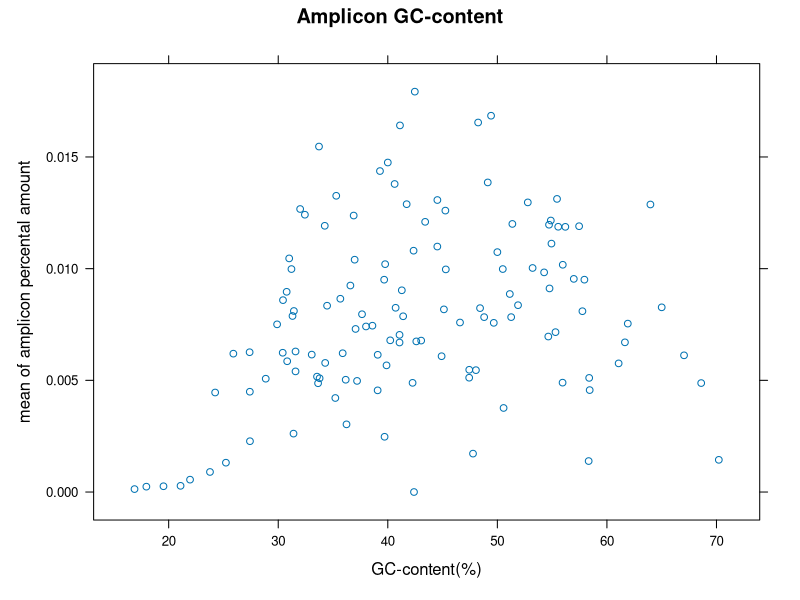
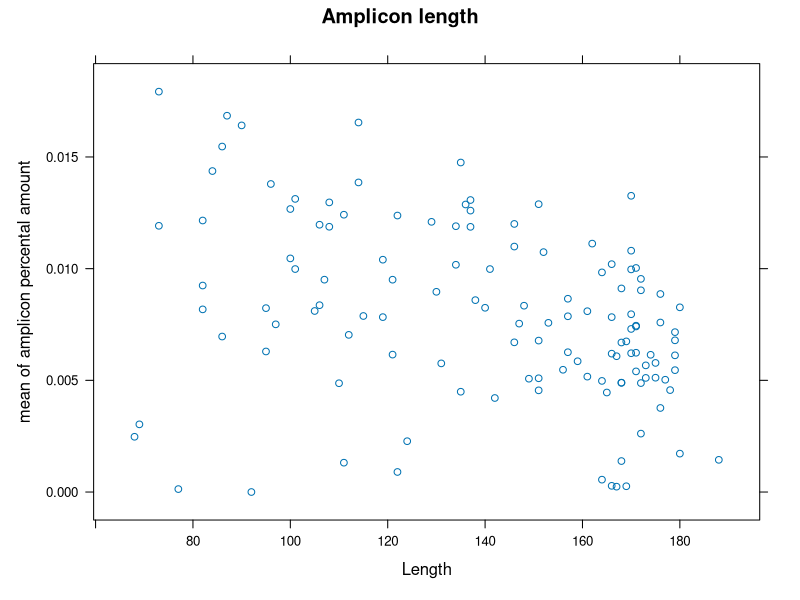
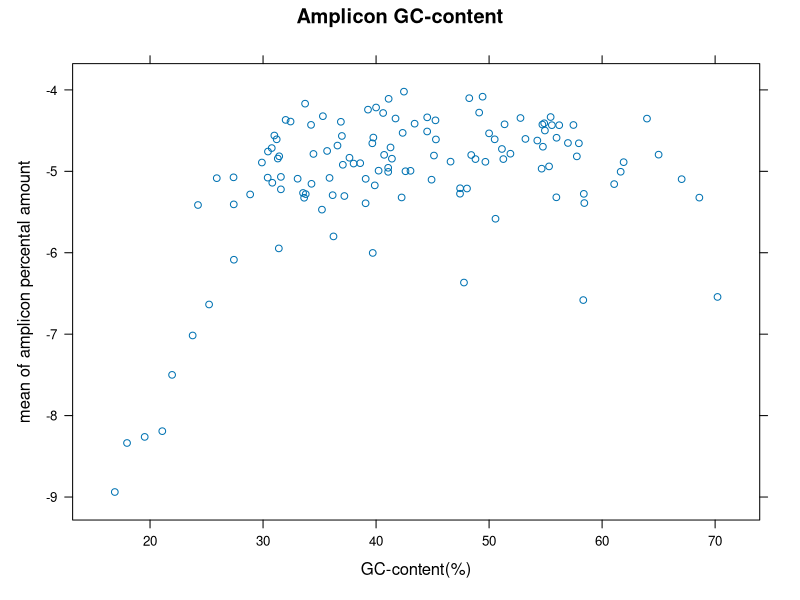
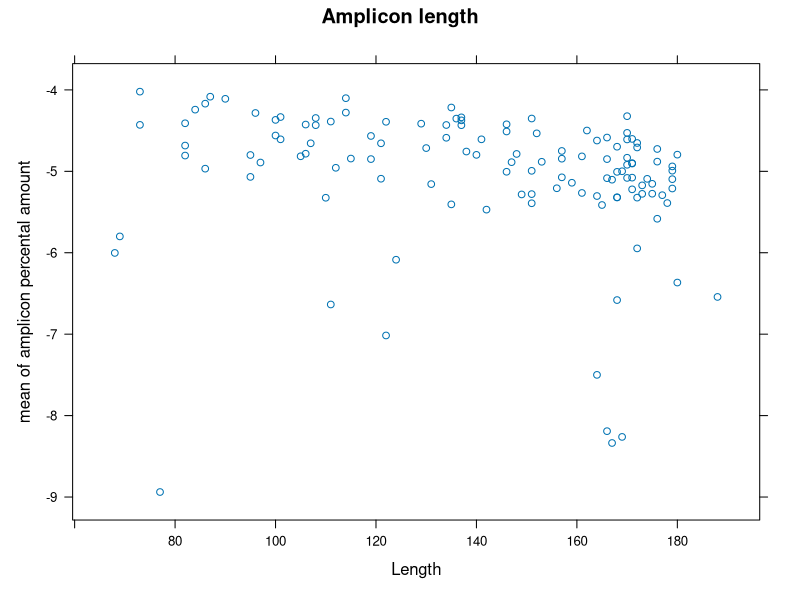
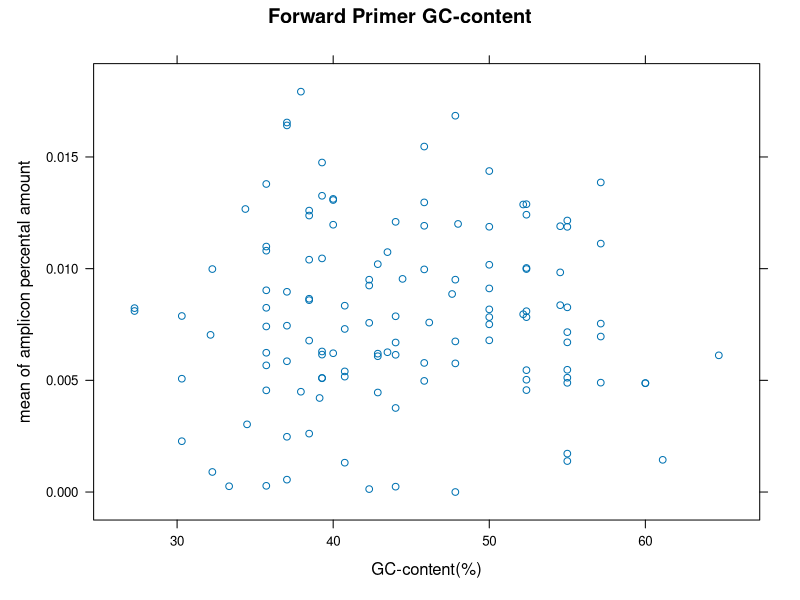
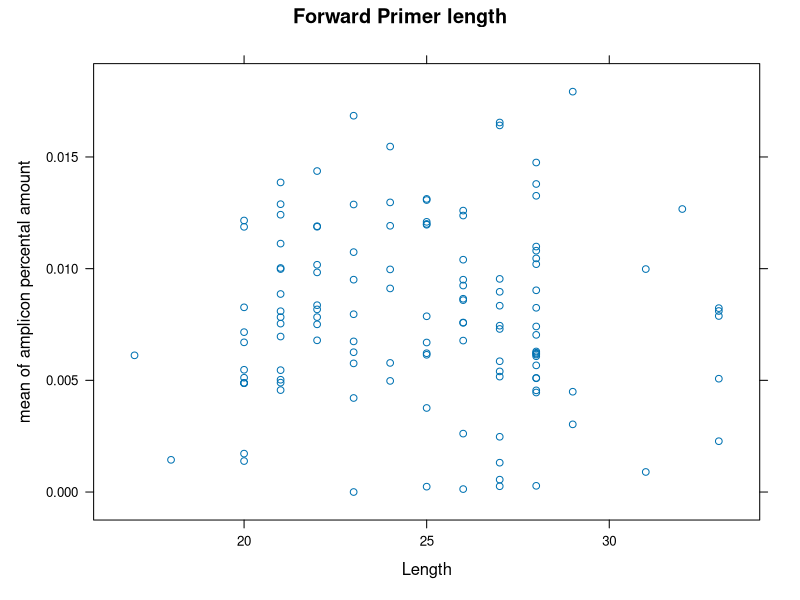
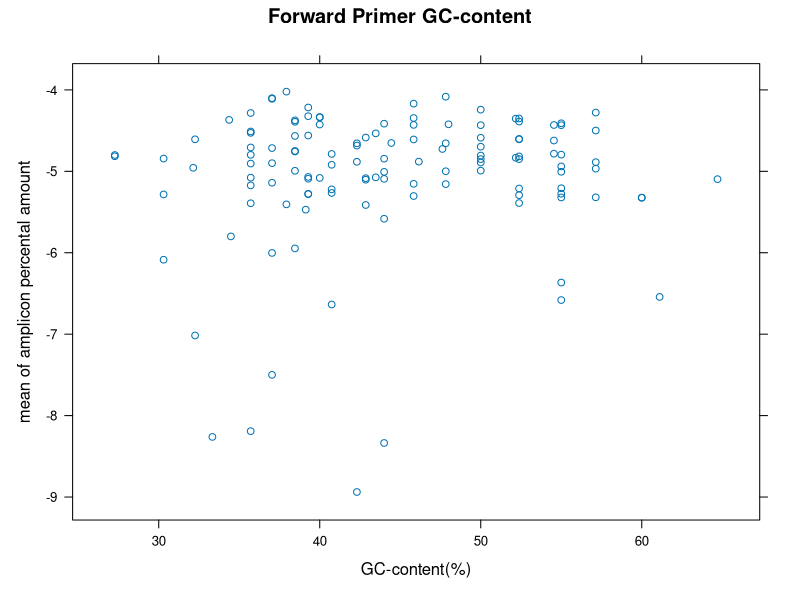
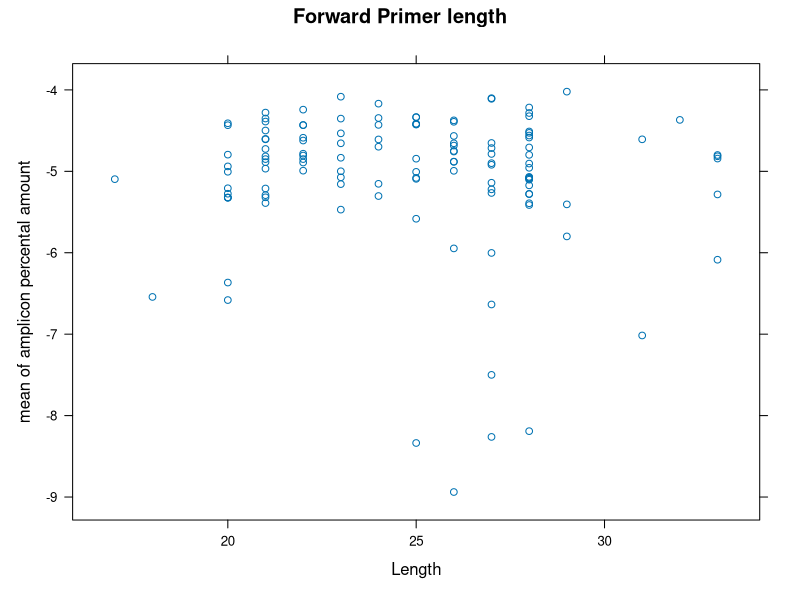

Generate these figures, in order, with R:
## ---- chunk 1
prepared_data <- read.table("../data/features.tsv", sep = "\t", header=TRUE)
totalTable <- NULL
totalTable$sd <- prepared_data$sd
totalTable$mean <- prepared_data$mean
## ---- chunk 2
library(lattice)

xyplot(totalTable$mean ~ prepared_data$Amplicon_GC_content,  xlab="GC-content(%)", ylab="mean of amplicon percental amount", main="Amplicon GC-content")
xyplot(totalTable$mean ~ prepared_data$Amplicon_Len,  xlab="Length", ylab="mean of amplicon percental amount", main="Amplicon length")
xyplot(log(totalTable$mean) ~ prepared_data$Amplicon_GC_content,  xlab="GC-content(%)", ylab="mean of amplicon percental amount", main="Amplicon GC-content")
xyplot(log(totalTable$mean) ~ prepared_data$Amplicon_Len,  xlab="Length", ylab="mean of amplicon percental amount", main="Amplicon length")

## ---- chunk 3
xyplot(totalTable$mean ~ prepared_data$Fwd_Primer_GC_content,  xlab="GC-content(%)", ylab="mean of amplicon percental amount", main="Forward Primer GC-content")
xyplot(totalTable$mean ~ prepared_data$Fwd_Primer_Len,  xlab="Length", ylab="mean of amplicon percental amount", main="Forward Primer length")
xyplot(log(totalTable$mean) ~ prepared_data$Fwd_Primer_GC_content,  xlab="GC-content(%)", ylab="mean of amplicon percental amount", main="Forward Primer GC-content")
xyplot(log(totalTable$mean) ~ prepared_data$Fwd_Primer_Len,  xlab="Length", ylab="mean of amplicon percental amount", main="Forward Primer length")

## ---- chunk 4
xyplot(totalTable$mean ~ prepared_data$Rev_Primer_GC_content,  xlab="GC-content(%)", ylab="mean of  amplicon percental amount", main="Reverse Primer GC-content")
xyplot(totalTable$mean ~ prepared_data$Rev_Primer_Len,  xlab="Length", ylab="mean of amplicon percental amount", main="Reverse Primer length")
xyplot(log(totalTable$mean) ~ prepared_data$Rev_Primer_GC_content,  xlab="GC-content(%)", ylab="mean of  amplicon percental amount", main="Reverse Primer GC-content")
xyplot(log(totalTable$mean) ~ prepared_data$Rev_Primer_Len,  xlab="Length", ylab="mean of amplicon percental amount", main="Reverse Primer length")
## ---- chunk 5
amplicon_len <- prepared_data$Amplicon_Len
q <- quantile(amplicon_len, probs = c(1/4, 1/2, 3/4, 1))
amplicon_len[amplicon_len <= q[1]] <- q[1]
amplicon_len[amplicon_len > q[1] & amplicon_len <= q[2]] <- q[2]
amplicon_len[amplicon_len > q[2] & amplicon_len <= q[3]] <- q[3]
amplicon_len[amplicon_len > q[3]] <- q[4]
histogram(amplicon_len)
bwplot(amplicon_len ~ totalTable$mean,     ylab="length",  xlab="mean of amplicon percental amount", 
       main="Amplicon length")

amplicon_gc <- prepared_data$Amplicon_GC_content
q <- quantile(amplicon_gc, probs = c(1/4, 1/2, 3/4, 1))
amplicon_gc[amplicon_gc <= q[1]] <- q[1]
amplicon_gc[amplicon_gc > q[1] & amplicon_gc <= q[2]] <- q[2]
amplicon_gc[amplicon_gc > q[2] & amplicon_gc <= q[3]] <- q[3]
amplicon_gc[amplicon_gc > q[3]] <- q[4]
histogram(amplicon_gc)

bwplot(amplicon_gc ~ totalTable$mean,  ylab="GC-content",  xlab="mean of amplicon percental amount", 
       main="Amplicon GC-content")

## ---- chunk 6
bwplot(prepared_data$Fwd_END_3 ~ totalTable$mean,     ylab="nucleotids", xlab="mean of amplicon percental amount", 
        main="Forward primer 3' end")
bwplot(prepared_data$Rev_END_3 ~ totalTable$mean,     ylab="nucleotids", xlab="mean of amplicon percental amount", 
        main="Reverse primer 3' end")
bwplot(prepared_data$Start_Dangling_End ~ totalTable$mean,     ylab="nucleotids", xlab="mean of amplicon percental amount", 
      main="First dangling end")
bwplot(prepared_data$Stop_Dangling_End ~ totalTable$mean,     ylab="nucleotids", xlab="mean of amplicon percental amount", 
       main="Second dangling end")

primer_len <- prepared_data$Fwd_Primer_Len
q <- quantile(primer_len, probs = c(1/4, 1/2, 3/4, 1))
primer_len[primer_len <= q[1]] <- q[1]
primer_len[primer_len > q[1] & primer_len <= q[2]] <- q[2]
primer_len[primer_len > q[2] & primer_len <= q[3]] <- q[3]
primer_len[primer_len > q[3]] <- q[4]
histogram(primer_len)

bwplot(primer_len ~ totalTable$mean,  ylab="length",  xlab="mean of amplicon percental amount", 
       main="Forward Primer length")

primer_gc <- prepared_data$Fwd_Primer_GC_content
q <- quantile(primer_gc, probs = c(1/4, 1/2, 3/4, 1))
primer_gc[primer_gc <= q[1]] <- q[1]
primer_gc[primer_gc > q[1] & primer_gc <= q[2]] <- q[2]
primer_gc[primer_gc > q[2] & primer_gc <= q[3]] <- q[3]
primer_gc[primer_gc > q[3]] <- q[4]
histogram(primer_gc)

bwplot(primer_gc ~ totalTable$mean,  ylab="GC-content",  xlab="mean of amplicon percental amount", 
       main="Forward Primer GC-content")

primer_len <- prepared_data$Rev_Primer_Len
q <- quantile(primer_len, probs = c(1/4, 1/2, 3/4, 1))
primer_len[primer_len <= q[1]] <- q[1]
primer_len[primer_len > q[1] & primer_len <= q[2]] <- q[2]
primer_len[primer_len > q[2] & primer_len <= q[3]] <- q[3]
primer_len[primer_len > q[3]] <- q[4]
histogram(primer_len)

bwplot(primer_len ~ totalTable$mean,  ylab="length",  xlab="mean of amplicon percental amount", 
       main="Reverse Primer length")

primer_gc <- prepared_data$Rev_Primer_GC_content
q <- quantile(primer_gc, probs = c(1/4, 1/2, 3/4, 1))
primer_gc[primer_gc <= q[1]] <- q[1]
primer_gc[primer_gc > q[1] & primer_gc <= q[2]] <- q[2]
primer_gc[primer_gc > q[2] & primer_gc <= q[3]] <- q[3]
primer_gc[primer_gc > q[3]] <- q[4]

bwplot(primer_gc ~ totalTable$mean,  ylab="GC-content",  xlab="mean of amplicon percental amount", 
       main="Reverse Primer GC-content")

## ---- chunk 7
xyplot(totalTable$mean ~ prepared_data$Amplicon_MaxPolyX,  xlab="MaxPolyX", ylab="mean of amplicon percental amount", main="Amplicon")
xyplot(totalTable$mean ~ prepared_data$Fwd_Primer_MaxPolyX,  xlab="MaxPolyX", ylab="mean of amplicon percental amount", main="Forward Primer")
xyplot(totalTable$mean ~ prepared_data$Rev_Primer_MaxPolyX,  xlab="MaxPolyX", ylab="mean of amplicon percental amount", main="Reverse Primer")
## ---- chunk 8
xyplot(totalTable$mean ~ prepared_data$Amplicon_Entropy,  xlab="Entropy", ylab="mean of amplicon percental amount", main="Amplicon")
xyplot(totalTable$mean ~ prepared_data$Fwd_Primer_Entropy,  xlab="Entropy", ylab="mean of amplicon percental amount", main="Forward Primer")
xyplot(totalTable$mean ~ prepared_data$Rev_Primer_Entropy,  xlab="Entropy", ylab="mean of amplicon percental amount", main="Reverse Primer")
## ---- chunk 9
xyplot(totalTable$mean ~ prepared_data$Amplicon_Hash,  xlab="Hash", ylab="mean of amplicon percental amount", main="Amplicon")
xyplot(totalTable$mean ~ prepared_data$Fwd_Primer_Hash,  xlab="Hash", ylab="mean of amplicon percental amount", main="Forward Primer")
xyplot(totalTable$mean ~ prepared_data$Rev_Primer_Hash,  xlab="Hash", ylab="mean of amplicon percental amount", main="Reverse Primer")
